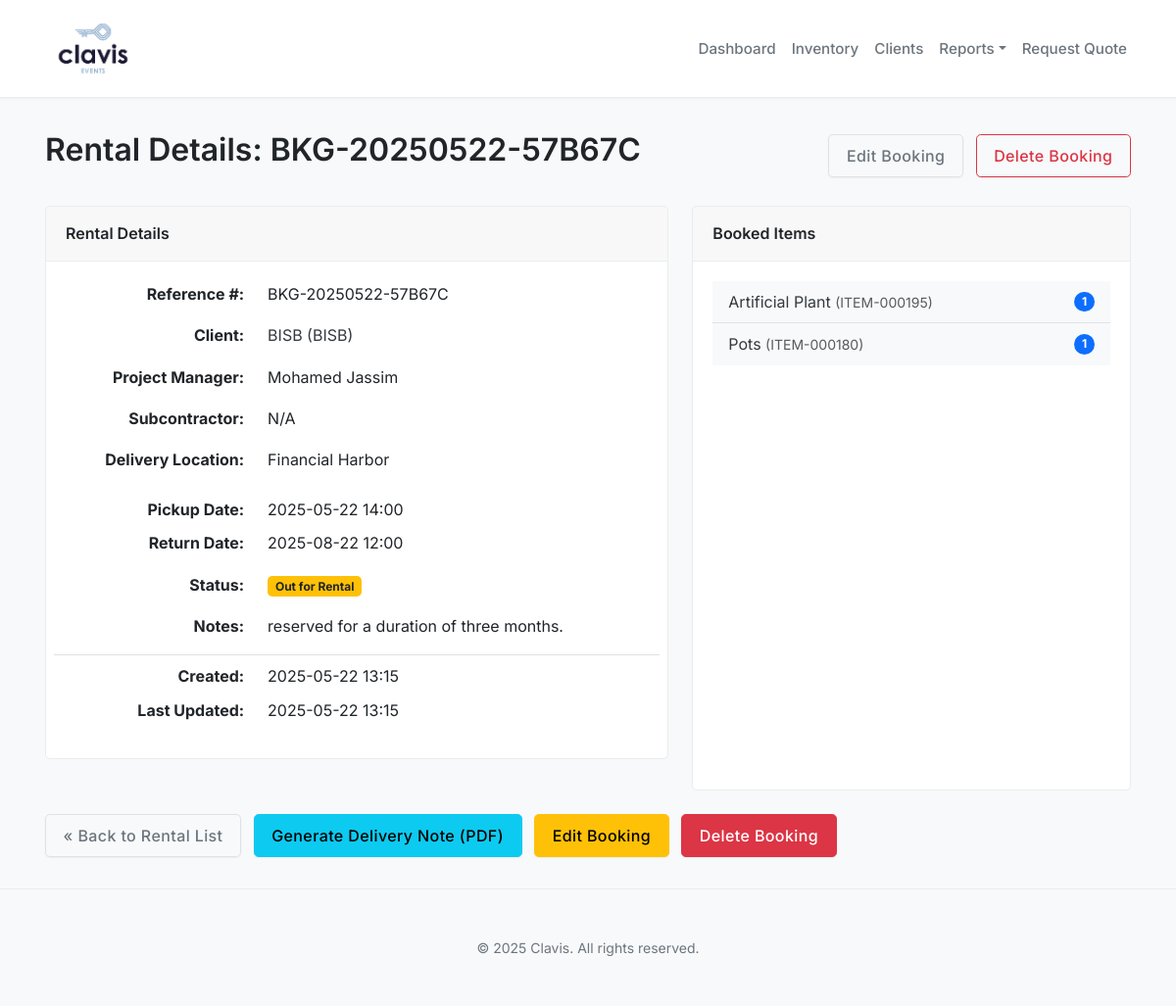
Screenshot of /bookings/rentals/12/ with the database file from the repository.
### bookings/models.py (models this page shows, shortened)
class BaseBooking(models.Model):
    client = models.ForeignKey(
        'clients.Client',
        on_delete=models.PROTECT,
        related_name='%(class)ss',
        help_text="The client associated with this booking."
    )
    project_manager = models.ForeignKey(
        User,
        on_delete=models.SET_NULL,
        null=True,
        blank=True,
        related_name='%(class)ss_as_manager',
        help_text="User assigned as Project Manager."
    )
    start_date = models.DateTimeField(
        help_text="The date and time the event/rental period begins."
    )
    end_date = models.DateTimeField(
        help_text="The date and time the event/rental period ends."
    )
    project_manager_name = models.CharField(
        max_length=150,
        blank=True,
        null=True,
        help_text="Name of the assigned Project Manager."
    )
    subcontractor_name = models.CharField(
        max_length=200,
        blank=True,
        null=True,
        help_text="Name of the subcontractor, if any."
    )
    notes = models.TextField(
        blank=True,
        null=True,
        help_text="Internal notes or special instructions for this booking."
    )
    reference_number = models.CharField(
        max_length=50,
        unique=True,
        default=generate_reference_number,
        editable=False,
        help_text="Unique system-generated reference number for this booking."
    )
    created_at = models.DateTimeField(auto_now_add=True)
    updated_at = models.DateTimeField(auto_now=True)
    class Meta:
        abstract = True
        ordering = ['start_date', 'created_at']

class Rental(BaseBooking):
    class StatusChoices(models.TextChoices):
        BOOKED = 'BOOKED', _('Booked')
        OUT = 'OUT', _('Out for Rental')
        RETURNED = 'RETURNED', _('Returned')
        OVERDUE = 'OVERDUE', _('Overdue')
        CANCELLED = 'CANCELLED', _('Cancelled')
    status = models.CharField(
        max_length=10,
        choices=StatusChoices.choices,
        default=StatusChoices.BOOKED,
        help_text="Current status of the rental booking."
    )
    delivery_location = models.CharField(
        max_length=255,
        blank=True,
        null=True,
        help_text="Optional delivery location for the rental items."
    )
    @property
    def is_overdue(self):
        if self.end_date and self.status not in [self.StatusChoices.RETURNED, self.StatusChoices.CANCELLED]:
            return timezone.now() > self.end_date
        return False
    class Meta(BaseBooking.Meta):
        verbose_name = "Rental Booking"
        verbose_name_plural = "Rental Bookings"

class BookingItemBase(models.Model):
    item = models.ForeignKey(
        'inventory.Item',
        on_delete=models.CASCADE,
        related_name='+',
        help_text="The specific inventory item booked."
    )
    quantity = models.PositiveIntegerField(
        default=1,
        help_text="The number of units of this item booked."
    )
    class Meta:
        abstract = True

class RentalItem(BookingItemBase):
    booking = models.ForeignKey(
        Rental,
        on_delete=models.CASCADE,
        related_name='items',
        help_text="The rental this item is booked for."
    )
    class Meta:
        unique_together = [['booking', 'item']]
        verbose_name = "Rental Item"
        verbose_name_plural = "Rental Items"

### clients/models.py (models this page shows)
class Client(models.Model):
    name = models.CharField(
        max_length=200,
        help_text="Client's full name or primary contact name if company."
    )
    company_name = models.CharField(
        max_length=200,
        blank=True, # Optional field
        null=True,  # Allow null in database
        help_text="Company name, if applicable."
    )
    contact_person = models.CharField(
        max_length=150,
        blank=True,
        null=True,
        help_text="Specific contact person at the company (if different from name)."
    )
    email = models.EmailField(
        unique=True, # Still unique if provided
        null=True,   # Allow NULL in the database (for optional unique fields)
        blank=True,  # Allow to be blank in forms
        help_text="Primary email address for the client (optional)."
    )
    phone = models.CharField(
        max_length=30, # Adjust max_length based on expected phone number formats
        blank=True,    # Allow to be blank in forms
        null=True,     # Allow NULL in the database
        help_text="Primary phone number for the client (optional)."
    )
    address = models.TextField(
        blank=True,
        null=True,
        help_text="Billing or primary address for the client."
    )
    created_at = models.DateTimeField(auto_now_add=True) # Timestamp for creation
    updated_at = models.DateTimeField(auto_now=True)    # Timestamp for last update
    def __str__(self):
        if self.company_name:
            return f"{self.company_name} ({self.name})"
        return self.name
    class Meta:
        ordering = ['company_name', 'name'] # Order clients primarily by company, then name

### inventory/models.py (models this page shows, shortened)
class Item(models.Model):
    class DimensionUnit(models.TextChoices):
        CM = 'CM', _('Centimeters')
        IN = 'IN', _('Inches')
        MM = 'MM', _('Millimeters')
        M = 'M', _('Meters')
        DM = 'DM', _('Diameters')
    class ItemSourceType(models.TextChoices):
        OWNED = 'OWNED', _('Owned by Company')
        CLIENT_SUPPLIED = 'CLIENT_SUPPLIED', _('Supplied by Client for Event')
    item_source = models.CharField(
        max_length=20,
        choices=ItemSourceType.choices,
        default=ItemSourceType.OWNED,
        help_text="Indicates the source or ownership of the item."
    )
    name = models.CharField(
        max_length=200,
        help_text="Clear, descriptive name (e.g., 'White Folding Chair', '6ft Rectangular Table')."
    )
    description = models.TextField(
        blank=True,
        null=True,
        help_text="More detailed notes about the item."
    )
    sku = models.CharField(
        max_length=50,
        unique=True,
        blank=True,
        editable=False,
        help_text="System-generated unique Stock Keeping Unit."
    )
    category = models.ForeignKey(
        Category,
        on_delete=models.SET_NULL,
        null=True,
        blank=True,
        related_name='items',
        help_text="Category this item belongs to."
    )
    storage_location = models.CharField(
        max_length=200,
        blank=True,
        help_text="Physical storage location (e.g., Warehouse A, Shelf B-3)."
    )
    initial_quantity = models.PositiveIntegerField(
        default=0,
        help_text="Total number of this specific item owned or received from client." # Updated help_text
    )
    depth = models.DecimalField(max_digits=10, decimal_places=2, null=True, blank=True, help_text="Depth dimension (optional).")
    width = models.DecimalField(max_digits=10, decimal_places=2, null=True, blank=True, help_text="Width dimension (optional).")
    height = models.DecimalField(max_digits=10, decimal_places=2, null=True, blank=True, help_text="Height dimension (optional).")
    dimension_unit = models.CharField(
        max_length=5,
        choices=DimensionUnit.choices,
        default=DimensionUnit.CM,
        help_text="Units for the dimensions provided (Depth x Width x Height)."
    )
    image1 = models.ImageField( upload_to='item_images/', help_text="Primary image of the item." ) # Consider making optional if client items might not have images
    image2 = models.ImageField( upload_to='item_images/', blank=True, null=True, help_text="Optional second image of the item." )
    purchase_price = models.DecimalField(
        max_digits=10, decimal_places=2, null=True, blank=True,
        help_text="Cost of acquiring a single unit of this item (for valuation, N/A for client-supplied)."
    )
    rent_price_per_day = models.DecimalField(
        max_digits=10, decimal_places=2,
        help_text="Daily rental charge for a single unit of this item (N/A for client-supplied)."
    ) # Consider null=True, blank=True if client-supplied items have no rent price
    supplier = models.ForeignKey(
        'suppliers.Supplier',
        on_delete=models.SET_NULL, null=True, blank=True,
        related_name='supplied_items',
        help_text="Supplier this item was purchased from (optional, N/A for client-supplied)."
    )
    created_at = models.DateTimeField(auto_now_add=True)
    updated_at = models.DateTimeField(auto_now=True)
    class Meta:
        ordering = ['category', 'name']

### bookings/views.py (the view)
# urls.py: path('rentals/<int:rental_id>/', views.rental_detail_view, name='rental_detail'),
def rental_detail_view(request, rental_id):
    rental = get_object_or_404( Rental.objects.select_related('client').prefetch_related('items__item__category'), pk=rental_id ) # Added item__category
    context = { 'rental': rental, 'page_title': f'Rental Details: {rental.reference_number}' }
    return render(request, 'bookings/rental_detail.html', context)

### bookings/templates/bookings/rental_detail.html (shortened to what this page needs)
{% extends 'base.html' %}
{% load static %}
{% block content %}
<div class="d-flex justify-content-between align-items-center mb-4">
    <h1>{{ page_title }}</h1>
    <div>
        <a href="{% url 'bookings:rental_edit' rental_id=rental.id %}" class="btn btn-outline-secondary me-2">Edit Booking</a>
        <a href="{% url 'bookings:rental_delete' rental_id=rental.id %}" class="btn btn-outline-danger">Delete Booking</a>
    </div>
</div>
<div class="row g-4">
    <div class="col-lg-7">
         <div class="card">
             <div class="card-header">Rental Details</div>
             <div class="card-body">
                <dl class="row mb-0">
                    <dt class="col-sm-4 text-sm-end pb-2">Reference #:</dt>
                    <dd class="col-sm-8 pb-2">{{ rental.reference_number }}</dd>
                    <dt class="col-sm-4 text-sm-end pb-2">Client:</dt>
                    <dd class="col-sm-8 pb-2">
                        {% if rental.client %}
                            <a href="{% url 'clients:client_detail' client_id=rental.client.id %}">{{ rental.client }}</a>
                        {% else %} N/A {% endif %}
                    </dd>
                    {% if rental.project_manager_name %}
                    <dt class="col-sm-4 text-sm-end pb-2">Project Manager:</dt>
                    <dd class="col-sm-8 pb-2">{{ rental.project_manager_name }}</dd>
                    {% endif %}
                    {% if rental.subcontractor_name %}
                    <dt class="col-sm-4 text-sm-end pb-2">Subcontractor:</dt>
                    <dd class="col-sm-8 pb-2">{{ rental.subcontractor_name }}</dd>
                    {% endif %}
                    {% if rental.delivery_location %}
                    <dt class="col-sm-4 text-sm-end pb-2">Delivery Location:</dt>
                    <dd class="col-sm-8 pb-2">{{ rental.delivery_location|linebreaksbr }}</dd>
                    {% endif %}
                    <dt class="col-sm-4 text-sm-end pt-2 {% if not rental.delivery_location %}border-top{% endif %}">Pickup Date:</dt>
                    <dd class="col-sm-8 pt-2 {% if not rental.delivery_location %}border-top{% endif %}">{{ rental.start_date|date:"Y-m-d H:i" }}</dd>
                    <dt class="col-sm-4 text-sm-end pb-2">Return Date:</dt>
                    <dd class="col-sm-8 pb-2">{{ rental.end_date|date:"Y-m-d H:i" }}</dd>
                    <dt class="col-sm-4 text-sm-end pb-2">Status:</dt>
                    <dd class="col-sm-8 pb-2"><span class="badge
                        {% if rental.is_overdue %}bg-danger{% elif rental.status == rental.StatusChoices.RETURNED %}bg-success{% elif rental.status == rental.StatusChoices.OUT %}bg-warning text-dark{% elif rental.status == rental.StatusChoices.BOOKED %}bg-info{% else %}bg-secondary{% endif %}">
                        {{ rental.get_status_display }}
                    </span></dd>
                    <dt class="col-sm-4 text-sm-end pb-2">Notes:</dt>
                    <dd class="col-sm-8 pb-2">{{ rental.notes|linebreaksbr|default:"N/A" }}</dd>
                    <dt class="col-sm-4 text-sm-end pt-2 border-top">Created:</dt>
                    <dd class="col-sm-8 pt-2 border-top">{{ rental.created_at|date:"Y-m-d H:i" }}</dd>
                    <dt class="col-sm-4 text-sm-end pb-2">Last Updated:</dt>
                    <dd class="col-sm-8 pb-2">{{ rental.updated_at|date:"Y-m-d H:i" }}</dd>
                </dl>
            </div>
        </div>
    </div>
    <div class="col-lg-5">
         <div class="card h-100">
             <div class="card-header">Booked Items</div>
             <div class="card-body">
                {% if rental.items.all %}
                    <ul class="list-group list-group-flush">
                        {% for booking_item in rental.items.all %}
                            <li class="list-group-item d-flex justify-content-between align-items-center">
                                <a href="{% url 'inventory:item_detail' item_id=booking_item.item.id %}" class="text-decoration-none">
                                    {{ booking_item.item.name }}
                                     <small class="text-muted"> ({{ booking_item.item.sku }})</small>
                                </a>
                                <span class="badge bg-primary rounded-pill">{{ booking_item.quantity }}</span>
                            </li>
                        {% endfor %}
                    </ul>
                {% else %}
                    <p class="text-muted">No items booked for this rental.</p>
                {% endif %}
            </div>
        </div>
    </div>
</div>
 <div class="mt-4">
    <a href="{% url 'bookings:rental_list' %}" class="btn btn-outline-secondary">&laquo; Back to Rental List</a>
    <a href="{% url 'bookings:delivery_note_pdf_rental' booking_id=rental.id %}" target="_blank" class="btn btn-info ms-2">Generate Delivery Note (PDF)</a>
    <a href="{% url 'bookings:rental_edit' rental_id=rental.id %}" class="btn btn-warning ms-2">Edit Booking</a>
    <a href="{% url 'bookings:rental_delete' rental_id=rental.id %}" class="btn btn-danger ms-2">Delete Booking</a>
</div>
{% endblock %}

### static/css/style.css (style rules this page uses)
:root { --clavis-font-sans-serif: 'Inter', -apple-system, BlinkMacSystemFont, "Segoe UI", Roboto, "Helvetica Neue", Arial, sans-serif, "Apple Color Emoji", "Segoe UI Emoji", "Segoe UI Symbol"; --clavis-text-primary: #212529; --clavis-text-secondary: #6c757d; --clavis-text-muted: #868e96; --clavis-bg-page: #f8f9fa; --clavis-bg-content: #ffffff; --clavis-border-color: #dee2e6; --clavis-border-subtle: #e9ecef; --clavis-primary-accent: #343a40; --clavis-primary-accent-hover: #212529; --clavis-link-color: var(--clavis-primary-accent); --clavis-link-hover-color: var(--clavis-primary-accent-hover); --clavis-success: #198754; --clavis-danger: #dc3545; --clavis-warning: #ffc107; --clavis-info: #0dcaf0; --bs-body-font-family: var(--clavis-font-sans-serif); --bs-body-color: var(--clavis-text-primary); --bs-body-bg: var(--clavis-bg-page); --bs-link-decoration: none; --bs-border-radius: 0.3rem; --bs-card-border-color: var(--clavis-border-subtle); --bs-card-cap-bg: transparent; --bs-card-box-shadow: 0 2px 8px rgba(0,0,0,0.05); }
body { font-family: var(--bs-body-font-family); font-weight: 400; line-height: 1.65; background-color: var(--bs-body-bg); color: var(--bs-body-color); -webkit-font-smoothing: antialiased; -moz-osx-font-smoothing: grayscale; }
h1, h2, h3, h4, h5, h6, .h1, .h2, .h3, .h4, .h5, .h6 { font-weight: 500; color: var(--clavis-text-primary); margin-top: 0; margin-bottom: 0.75rem; line-height: 1.3; }
h1, .h1 { font-size: 2.0rem; font-weight: 600; }
a { color: var(--clavis-link-color); text-decoration: var(--bs-link-decoration); }
.card { border: 1px solid var(--clavis-border-subtle); box-shadow: var(--bs-card-box-shadow); border-radius: var(--bs-border-radius); margin-bottom: 2rem; background-color: var(--clavis-bg-content); }
.card-header { background-color: var(--bs-card-cap-bg); border-bottom: 1px solid var(--clavis-border-subtle); padding: 0.9rem 1.25rem; font-weight: 600; color: var(--clavis-text-primary); }
.card-body { padding: 1.25rem; }
.btn { border-radius: var(--bs-border-radius); padding: 0.55rem 1.1rem; font-weight: 500; letter-spacing: 0.025em; transition: all 0.15s ease-in-out; box-shadow: 0 1px 2px rgba(0,0,0,0.05); }
.btn-outline-secondary { color: var(--clavis-text-secondary); border-color: var(--clavis-border-color); }
.list-group-flush > .list-group-item { border-left-width: 0; border-right-width: 0; }

### rows the page displays
Rental: reference_number "BKG-20250522-57B67C", client "BISB (BISB)", project_manager_name "Mohamed Jassim", subcontractor_name "N/A", delivery_location "Financial Harbor", start_date "2025-05-22 14:00", end_date "2025-08-22 12:00", status "Out for Rental", notes "reserved for a duration of three months.", created_at "2025-05-22 13:15", updated_at "2025-05-22 13:15"
RentalItem: item.name "Artificial Plant", item.sku "ITEM-000195", quantity "1"
RentalItem: item.name "Pots", item.sku "ITEM-000180", quantity "1"

### other values shown
{{ page_title }} "Rental Details: BKG-20250522-57B67C"
